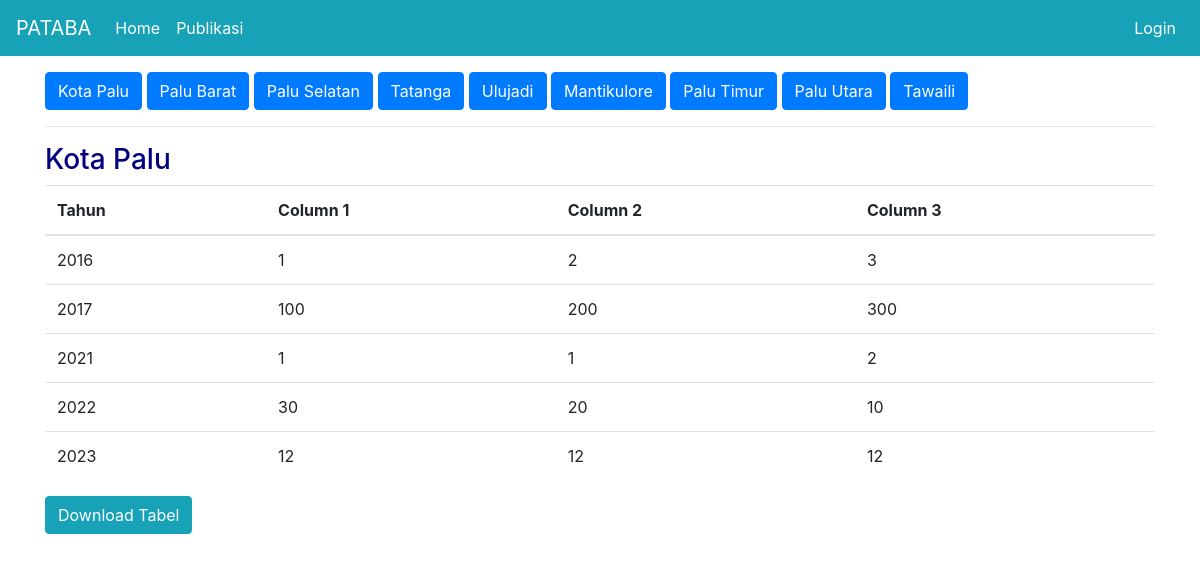
The page /publikasi/a on the database as committed earlier.
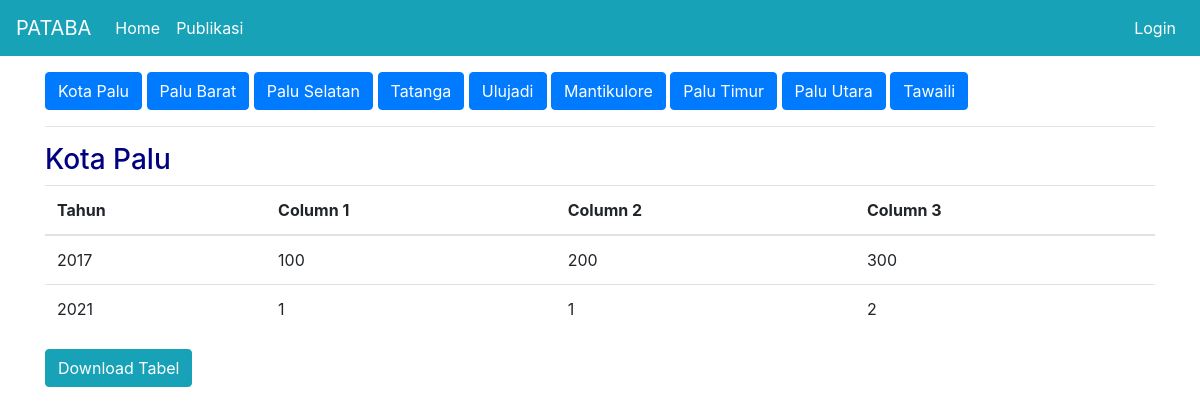
The same page on the database as committed later.
### publication/models.py (models this page shows)
class DinasA(db.Model):
  id = db.Column(db.Integer(), primary_key=True)
  tahun = db.Column(db.String(length=4), nullable=False)
  col1 = db.Column(db.Integer())
  col2 = db.Column(db.Integer())
  col3 = db.Column(db.Integer())
  district_id = db.Column(db.Integer(), db.ForeignKey('districts.id'), nullable=True)

### publication/routes.py (the view)
@app.route('/publikasi/a')
def dinas_a():
  data = DinasA.query.filter_by(district_id=None).order_by(DinasA.tahun).all()
  return render_template('dinas_a.html', data=data)

### publication/templates/dinas_a.html (shortened to what this page needs)
{% extends 'base.html' %}
{% block content %}
  <div class="container">
    <a href="{{ url_for('dinas_a') }}" class="btn btn-primary">Kota Palu</a>
    <a href="{{ url_for('dinas_a_kec', district_id=1) }}" class="btn btn-primary">Palu Barat</a>
    <a href="{{ url_for('dinas_a_kec', district_id=2) }}" class="btn btn-primary">Palu Selatan</a>
    <a href="{{ url_for('dinas_a_kec', district_id=3) }}" class="btn btn-primary">Tatanga</a>
    <a href="{{ url_for('dinas_a_kec', district_id=4) }}" class="btn btn-primary">Ulujadi</a>
    <a href="{{ url_for('dinas_a_kec', district_id=5) }}" class="btn btn-primary">Mantikulore</a>
    <a href="{{ url_for('dinas_a_kec', district_id=6) }}" class="btn btn-primary">Palu Timur</a>
    <a href="{{ url_for('dinas_a_kec', district_id=7) }}" class="btn btn-primary">Palu Utara</a>
    <a href="{{ url_for('dinas_a_kec', district_id=8) }}" class="btn btn-primary">Tawaili</a>
    <hr>
    <h3>Kota Palu</h3>
    <table class="table" id="dinasATable">
      <thead>
        <tr>
          <th scope="col">Tahun</th>
          <th scope="col">Column 1</th>
          <th scope="col">Column 2</th>
          <th scope="col">Column 3</th>
        </tr>
      </thead>
      <tbody>
        {% for d in data %}
        <tr>
            <td>{{ d.tahun }}</td>
            <td>{{ d.col1 }}</td>
            <td>{{ d.col2 }}</td>
            <td>{{ d.col3 }}</td>
        {% endfor %}
      </tbody>
    </table>
    <button class="btn btn-info" onclick="exportTableToExcel('dinasATable', 'members-data')">Download Tabel</button>
  </div>
{% endblock %}

### publication/templates/base.html (shortened to what this page needs)
<!doctype html>
<html lang="en">
  <head>
    <link rel="stylesheet" href="https://cdn.jsdelivr.net/npm/bootstrap@4.5.3/dist/css/bootstrap.min.css">
    <link rel="stylesheet" href="{{ url_for('static', filename='css/style.css') }}">
  </head>
  <body>
    <nav class="navbar navbar-expand-md navbar-dark bg-info my-navbar">
      <a class="navbar-brand" href="#">PATABA</a>
      <div class="collapse navbar-collapse" id="navbarNav">
        <ul class="navbar-nav mr-auto">
          <li class="nav-item active">
              <a class="nav-link" href="{{ url_for('home_page') }}">Home <span class="sr-only">(current)</span></a>
          </li>
          <li class="nav-item active">
            <a class="nav-link" href="{{ url_for('publikasi_page') }}">Publikasi</a>
          </li>
        </ul>
        {% if current_user.is_authenticated %}
          <ul class="navbar-nav">
            <li class="nav-item active">
                <a class="nav-link">Welcome, {{ current_user.name }}</a>
            </li>
            <li class="nav-item active">
                <a class="nav-link" href="{{ url_for('logout_page') }}">Logout</a>
            </li>
          </ul>
        {% else %}
          <ul class="navbar-nav">
            <li class="nav-item active">
                <a class="nav-link" href="{{ url_for('login_page') }}">Login</a>
            </li>
          </ul>
        {% endif %}
      </div>
    </nav>
    {% block content %}
    {% endblock %}
  </body>
</html>

### publication/static/css/style.css (style rules this page uses)
body { background-color: white; color: navy; }

Rows that differ between the two databases and show on the page:
removed DinasA: tahun "2016", col1 "1", col2 "2", col3 "3"
removed DinasA: tahun "2022", col1 "30", col2 "20", col3 "10"
removed DinasA: tahun "2023", col1 "12", col2 "12", col3 "12"
